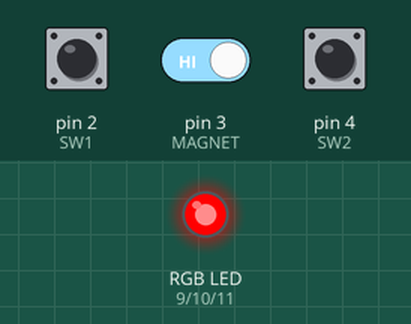
Simulated run of this sketch. Board: Arduino Uno, built with avr-gcc and run on an emulated ATmega328P. Parts: an RGB LED mixed from three pins (HIGH = lit). The test bench sets the inputs (shaded band); at power-on: pin 2 (SW1) HIGH, pin 3 (MAGNET) HIGH, pin 4 (SW2) HIGH. Dim RGB values are drawn brighter than linear; the audio player accepts every command and is not drawn.

Above: at 1.6 s.
At 3.9 s:
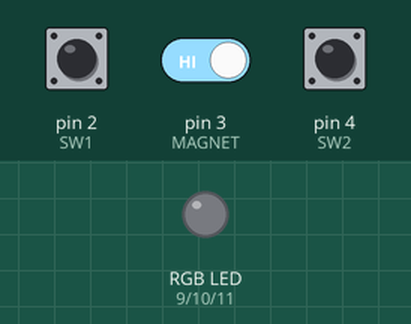
4.0 s: pin 2 (SW1) pulled LOW for 0.15 s
7.0 s: pin 3 (MAGNET) driven LOW
At 9.7 s:
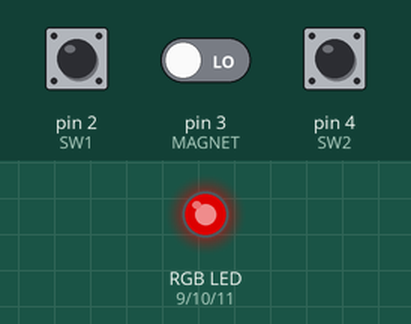
Timing chart, 0 to 18.5 s (numbered marks = the images above; inputs shaded):
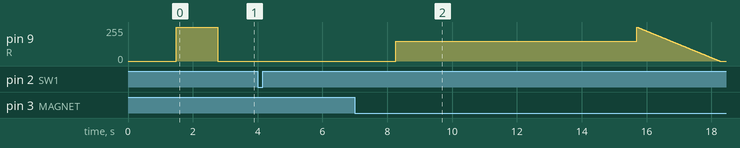

Measured:
- by itself, pin 9 (R): rises from 0/255 to 255/255 in 7.4 s, then falls to 0/255 in 2.6 s

The sketch:

Yuuki_Belt.ino
```cpp
#include <SoftwareSerial.h>
#include <DFPlayer_Mini_Mp3.h>


#define SW1 2
#define SW2 4
#define MAGNET 3

#define R  9
#define G  10
#define B  11

int skullledcnt = 0;
int hijackledcnt = 0;

int skullcnt = 0;
int hijackcnt = 0;


void setup() {
  // put your setup code here, to run once:
   pinMode(SW1, INPUT);
   pinMode(SW2, INPUT);
   pinMode(MAGNET, INPUT);
   pinMode(R, OUTPUT);
   pinMode(G, OUTPUT);
   pinMode(B, OUTPUT);
   //attachInterrupt(digitalPinToInterrupt(MAGNET), sound, FALLING); // 인터럽트 함수 호출
   Serial.begin (9600);
   mp3_set_serial (Serial);      //set Serial for DFPlayer-mini mp3 module
   delay(1);                     // delay 1ms to set volume
   mp3_set_volume (22);          // value 0~30
   delay(200);
   mp3_play(1); //전원이 켜지면 들리는 사운드.
    for(int i = 0 ;i<=255; i++){
     setColor(i, 0 ,0);
     delay(5);
    }
   for(int i = 255;i >= 0; i--){
      setColor(i, 0, 0);
      delay(5);
    }
}

void setColor(int red, int green, int blue){
  analogWrite(R, red);
  analogWrite(G, green);
  analogWrite(B, blue);
}

void loop() {
  // put your main code here, to run repeatedly:
  int Rvalue = 0;
  int Gvalue = 0;
  int Bvalue = 0;

  if(digitalRead(SW1) == LOW){
    hijackledcnt = 0;
    skullledcnt = 1;
    hijackcnt = 0;
    mp3_play(2); //스컬폼 변신 대기음
    skullcnt = 1; //변신 대기 플래그로 전환
  }
  if(skullledcnt == 1){
     for(int i = 255;i >= 0; i--){
       setColor(i, 0, 0);
       if(digitalRead(MAGNET) == LOW) {
         setColor(0, 0, 0);
         skullledcnt = 0;
         break;
       }
       if(digitalRead(SW2) == LOW ) break;
       delay(1);
     }
     for(int i = 0 ;i<=150; i++){
       setColor(i, 0 ,0);
       if(digitalRead(MAGNET) == LOW) {
         setColor(0, 0, 0);
         skullledcnt = 0;
         break;
       }
       if(digitalRead(SW2) == LOW ) break;
       delay(1);
     }
  }

  if((digitalRead(MAGNET) == LOW) && skullcnt == 1){
    mp3_play(3); // 변신음
//    set
    for(int i = 255;i >= 0; i--){
       setColor(i, 0, 0);
       delay(1);
     }
     for(int i = 0 ;i<=150; i++){
       setColor(i, 0 ,0);
       delay(1);
     }
      for(int i = 255;i >= 0; i--){
       setColor(i, 0, 0);
       delay(1);
     }
     for(int i = 0 ;i<=150; i++){
       setColor(i, 0 ,0);
       delay(1);
     }
      for(int i = 255;i >= 0; i--){
       setColor(i, 0, 0);
       delay(1);
     }
     for(int i = 0 ;i<=150; i++){
       setColor(i, 0 ,0);
       delay(1);
     }
     // BGM 만 나옴
     delay(2000);
     for(int i = 255;i >= 0; i--){
       setColor(i, 0, 0);
       delay(1);
     }
     for(int i = 0 ;i<=150; i++){
       setColor(i, 0 ,0);
       delay(1);
     }
     delay(500);
      for(int i = 255;i >= 0; i--){
       setColor(i, 0, 0);
       delay(1);
     }
     for(int i = 0 ;i<=150; i++){
       setColor(i, 0 ,0);
       delay(1);
     }
     delay(1000);
     for(int i = 255;i >= 0; i--){
       setColor(i, 0, 0);
       delay(1);
     }
     for(int i = 0 ;i<=150; i++){
       setColor(i, 0 ,0);
       delay(1);
     }
     delay(500);
      for(int i = 255;i >= 0; i--){
       setColor(i, 0, 0);
       delay(1);
     }
     for(int i = 0 ;i<=150; i++){
       setColor(i, 0 ,0);
       delay(1);
     }
      for(int i = 255;i >= 0; i--){
       setColor(i, 0, 0);
       delay(1);
     }
     for(int i = 0 ;i<=150; i++){
       setColor(i, 0 ,0);
       delay(1);
     }
     delay(500);
     for(int i = 255;i >= 0; i--){
       setColor(i, 0, 0);
       delay(1);
     }
     for(int i = 0 ;i<=150; i++){
       setColor(i, 0 ,0);
       delay(1);
     }
     for(int i = 255;i >= 0; i--){
       setColor(i, 0, 0);
       delay(1);
     }
     for(int i = 0 ;i<=150; i++){
       setColor(i, 0 ,0);
       delay(1);
     }
     for(int i = 255;i >= 0; i--){
       setColor(i, 0, 0);
       delay(10);
     }
    skullcnt = 2; //필살기 대기 플래그로 전환
  }
  if((digitalRead(MAGNET) == LOW) && skullcnt == 2){
    mp3_play(6); // 필살기 음
    for(int i = 255;i >= 0; i--){
       setColor(i, 0, 0);
       delay(1);
     }
     for(int i = 0 ;i<=150; i++){
       setColor(i, 0 ,0);
       delay(1);
     }
     delay(500);
      for(int i = 255;i >= 0; i--){
       setColor(i, 0, 0);
       delay(1);
     }
     for(int i = 0 ;i<=150; i++){
       setColor(i, 0 ,0);
       delay(1);
     }
      for(int i = 255;i >= 0; i--){
       setColor(i, 0, 0);
       delay(1);
     }
     for(int i = 0 ;i<=150; i++){
       setColor(0, 0 ,i);
       delay(1);
     }
     for(int i = 255;i >= 0; i--){
       setColor(0, 0, i);
       delay(1);
     }
     for(int i = 0 ;i<=255; i++){
       setColor(0, 0 ,i);
       delay(1);
     }
     for(int i = 255;i >= 0; i--){
       setColor(0, 0, i);
       delay(10);
     }
  }

  if(digitalRead(SW2) == LOW){
    skullledcnt = 0;
    hijackledcnt = 1;
    skullcnt = 0;
    mp3_play(4); //하이잭 폼 변신 대기음
    hijackcnt = 1; //변신 대기 플래그로 전환
  }
  if(hijackledcnt == 1){
     for(int i = 255;i >= 0; i--){
       setColor(i, 0, 0);
       if(digitalRead(MAGNET) == LOW) {
         //setColor(0, 0, 0);
         hijackledcnt = 0;
         break;
       }
       if(digitalRead(SW1) == LOW ) break;
       delay(10);
     }
     for(int i = 0 ;i<=150; i++){
       setColor(i, 0 ,0);
       if(digitalRead(MAGNET) == LOW ) {
         //setColor(0, 0, 0);
         hijackledcnt = 0;
         break;
       }
       if(digitalRead(SW1) == LOW ) break;
       delay(10);
     }

  }

  if((digitalRead(MAGNET) == LOW) && hijackcnt == 1){
    mp3_play(5); // 변신음
    for(int i = 255;i >= 0; i--){
       setColor(i, 0, 0);
       delay(1);
     }
     for(int i = 0 ;i<=150; i++){
       setColor(i, 0 ,0);
       delay(1);
     }
     delay(500);
      for(int i = 255;i >= 0; i--){
       setColor(i, 0, 0);
       delay(1);
     }
     for(int i = 0 ;i<=150; i++){
       setColor(i, 0 ,0);
       delay(1);
     }
      for(int i = 255;i >= 0; i--){
       setColor(i, 0, 0);
       delay(1);
     }
     for(int i = 0 ;i<=150; i++){
       setColor(i, 0 ,0);
       delay(1);
     }
     // BGM 만 나옴

     for(int i = 255;i >= 0; i--){
       setColor(i, 0, 0);
       delay(10);
     }
     delay(10);
     for(int i = 0 ;i<=150; i++){
       setColor(i, 0 ,0);
       delay(1);
     }
     delay(500);
      for(int i = 255;i >= 0; i--){
       setColor(i, 0, 0);
       delay(1);
     }
     for(int i = 0 ;i<=150; i++){
       setColor(i, 0 ,0);
       delay(1);
     }
     delay(1000);
     for(int i = 255;i >= 0; i--){
       setColor(i, 0, 0);
       delay(1);
     }
     for(int i = 0 ;i<=150; i++){
       setColor(i, 0 ,0);
       delay(1);
     }
     delay(500);
      for(int i = 255;i >= 0; i--){
       setColor(i, 0, 0);
       delay(1);
     }
     for(int i = 0 ;i<=150; i++){
       setColor(i, 0 ,0);
       delay(1);
     }
      for(int i = 255;i >= 0; i--){
       setColor(i, 0, 0);
       delay(1);
     }
     for(int i = 0 ;i<=150; i++){
       setColor(i, 0 ,0);
       delay(1);
     }
     delay(500);
     for(int i = 255;i >= 0; i--){
       setColor(i, 0, 0);
       delay(1);
     }
     for(int i = 0 ;i<=150; i++){
       setColor(i, 0 ,0);
       delay(1);
     }
     for(int i = 255;i >= 0; i--){
       setColor(i, 0, 0);
       delay(10);
     }
    //delay(9000); // 음성 출력 딜레이
    hijackcnt = 2; //필살기 대기 플래그로 전환
  }
  if((digitalRead(MAGNET) == LOW) && hijackcnt == 2){
    mp3_play(6); // 필살기 음
    for(int i = 255;i >= 0; i--){
       setColor(i, 0, 0);
       delay(1);
     }
     for(int i = 0 ;i<=150; i++){
       setColor(i, 0 ,0);
       delay(1);
     }
     delay(500);
      for(int i = 255;i >= 0; i--){
       setColor(i, 0, 0);
       delay(1);
     }
     for(int i = 0 ;i<=150; i++){
       setColor(i, 0 ,0);
       delay(1);
     }
      for(int i = 255;i >= 0; i--){
       setColor(i, 0, 0);
       delay(1);
     }
     for(int i = 0 ;i<=150; i++){
       setColor(0, 0 ,i);
       delay(1);
     }
     for(int i = 255;i >= 0; i--){
       setColor(0, 0, i);
       delay(1);
     }
     for(int i = 0 ;i<=255; i++){
       setColor(0, 0 ,i);
       delay(1);
     }
     for(int i = 255;i >= 0; i--){
       setColor(0, 0, i);
       delay(10);
     }
  }
}

/*void sound(){
  if((digitalRead(MAGNET) == LOW) && skullcnt == 1){
    mp3_play(3); // 변신음
    delay(9000); // 음성 출력 딜레이
    skullcnt = 2; //필살기 대기 플래그로 전환
  }
  if((digitalRead(MAGNET) == LOW) && skullcnt == 2){
    mp3_play(6); // 필살기 음
    delay(2000); // 음성 출력 딜레이
  }

  if(digitalRead(SW2) == LOW){
    skullcnt = 0;
    Rvalue = 255;
    mp3_play(4); //하이잭 폼 변신 대기음
    delay(1000);
    hijackcnt = 1; //변신 대기 플래그로 전환
  }
  if((digitalRead(MAGNET) == LOW) && hijackcnt == 1){
    mp3_play(5); // 변신음
    delay(9000); // 음성 출력 딜레이
    hijackcnt = 2; //필살기 대기 플래그로 전환
  }
  if((digitalRead(MAGNET) == LOW) && hijackcnt == 2){
    mp3_play(6); // 필살기 음
    delay(2000); // 음성 출력 딜레이
  }
}*/
```
